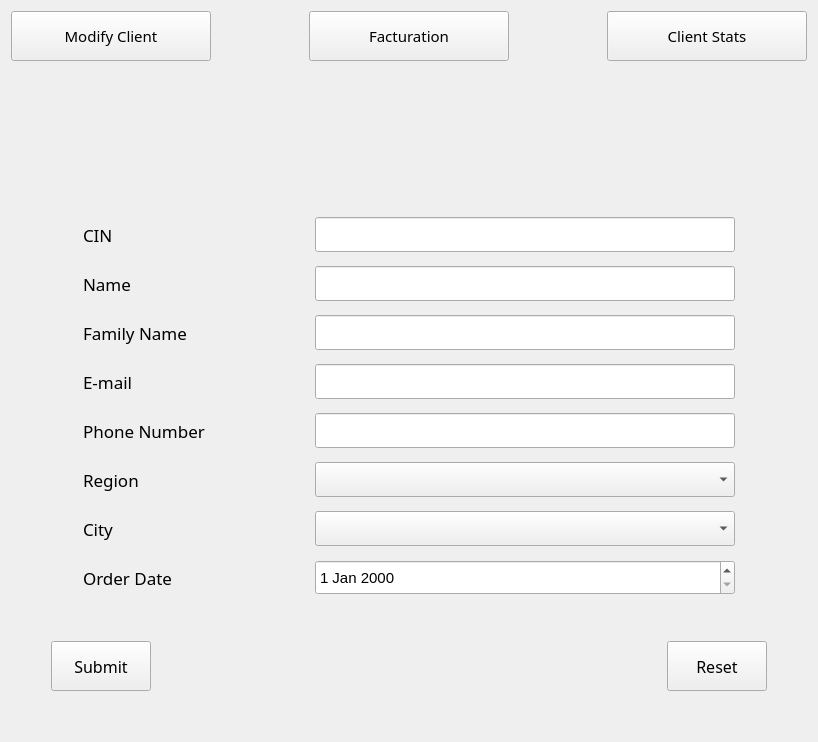
             <widget class="QWidget" name="add_client">
              <layout class="QGridLayout" name="gridLayout_31">
               <item row="0" column="0">
                <layout class="QGridLayout" name="gridLayout_30">
                 <item row="2" column="0">
                  <layout class="QGridLayout" name="gridLayout_29">
                   <item row="0" column="0">
                    <spacer name="horizontalSpacer_41">
                     <property name="orientation">
                      <enum>Qt::Horizontal</enum>
                     </property>
                     <property name="sizeHint" stdset="0">
                      <size>
                       <width>40</width>
                       <height>20</height>
                      </size>
                     </property>
                    </spacer>
                   </item>
                   <item row="0" column="1">
                    <layout class="QGridLayout" name="gridLayout_28">
                     <item row="0" column="0" colspan="5">
                      <layout class="QFormLayout" name="formLayout_2">
                       <property name="horizontalSpacing">
                        <number>32</number>
                       </property>
                       <property name="verticalSpacing">
                        <number>14</number>
                       </property>
                       <property name="leftMargin">
                        <number>32</number>
                       </property>
                       <property name="rightMargin">
                        <number>32</number>
                       </property>
                       <item row="0" column="0">
                        <widget class="QLabel" name="label_33">
                         <property name="minimumSize">
                          <size>
                           <width>200</width>
                           <height>35</height>
                          </size>
                         </property>
                         <property name="maximumSize">
                          <size>
                           <width>200</width>
                           <height>35</height>
                          </size>
                         </property>
                         <property name="font">
                          <font>
                           <family>Sitka Text</family>
                           <pointsize>13</pointsize>
                          </font>
                         </property>
                         <property name="text">
                          <string>CIN</string>
                         </property>
                        </widget>
                       </item>
                       <item row="0" column="1">
                        <widget class="QLineEdit" name="lineEdit_cin">
                         <property name="minimumSize">
                          <size>
                           <width>420</width>
                           <height>35</height>
                          </size>
                         </property>
                         <property name="maximumSize">
                          <size>
                           <width>420</width>
                           <height>35</height>
                          </size>
                         </property>
                         <property name="font">
                          <font>
                           <family>Arial</family>
                           <pointsize>11</pointsize>
                          </font>
                         </property>
                        </widget>
                       </item>
                       <item row="1" column="0">
                        <widget class="QLabel" name="label_34">
                         <property name="minimumSize">
                          <size>
                           <width>200</width>
                           <height>35</height>
                          </size>
                         </property>
                         <property name="maximumSize">
                          <size>
                           <width>200</width>
                           <height>35</height>
                          </size>
                         </property>
                         <property name="font">
                          <font>
                           <family>Sitka Text</family>
                           <pointsize>13</pointsize>
                          </font>
                         </property>
                         <property name="text">
                          <string>Name</string>
                         </property>
                        </widget>
                       </item>
                       <item row="1" column="1">
                        <widget class="QLineEdit" name="lineEdit_nom">
                         <property name="minimumSize">
                          <size>
                           <width>420</width>
                           <height>35</height>
                          </size>
                         </property>
                         <property name="maximumSize">
                          <size>
                           <width>420</width>
                           <height>35</height>
                          </size>
                         </property>
                         <property name="font">
                          <font>
                           <family>Arial</family>
                           <pointsize>11</pointsize>
                          </font>
                         </property>
                        </widget>
                       </item>
                       <item row="2" column="0">
                        <widget class="QLabel" name="label_35">
                         <property name="minimumSize">
                          <size>
                           <width>200</width>
                           <height>35</height>
                          </size>
                         </property>
                         <property name="maximumSize">
                          <size>
                           <width>200</width>
                           <height>35</height>
                          </size>
                         </property>
                         <property name="font">
                          <font>
                           <family>Sitka Text</family>
                           <pointsize>13</pointsize>
                          </font>
                         </property>
                         <property name="text">
                          <string>Family Name</string>
                         </property>
                        </widget>
                       </item>
                       <item row="2" column="1">
                        <widget class="QLineEdit" name="lineEdit_prenom">
                         <property name="minimumSize">
                          <size>
                           <width>420</width>
                           <height>35</height>
                          </size>
                         </property>
                         <property name="maximumSize">
                          <size>
                           <width>420</width>
                           <height>35</height>
                          </size>
                         </property>
                         <property name="font">
                          <font>
                           <family>Arial</family>
                           <pointsize>11</pointsize>
                          </font>
                         </property>
                        </widget>
                       </item>
                       <item row="3" column="0">
                        <widget class="QLabel" name="label_36">
                         <property name="minimumSize">
                          <size>
                           <width>200</width>
                           <height>35</height>
                          </size>
                         </property>
                         <property name="maximumSize">
                          <size>
                           <width>200</width>
                           <height>35</height>
                          </size>
                         </property>
                         <property name="font">
                          <font>
                           <family>Sitka Text</family>
                           <pointsize>13</pointsize>
                          </font>
                         </property>
                         <property name="text">
                          <string>E-mail</string>
                         </property>
                        </widget>
                       </item>
                       <item row="3" column="1">
                        <widget class="QLineEdit" name="lineEdit_email">
                         <property name="minimumSize">
                          <size>
                           <width>420</width>
                           <height>35</height>
                          </size>
                         </property>
                         <property name="maximumSize">
                          <size>
                           <width>420</width>
                           <height>35</height>
                          </size>
                         </property>
                         <property name="font">
                          <font>
                           <family>Arial</family>
                           <pointsize>11</pointsize>
                          </font>
                         </property>
                        </widget>
                       </item>
                       <item row="4" column="0">
                        <widget class="QLabel" name="label_37">
                         <property name="minimumSize">
                          <size>
                           <width>200</width>
                           <height>35</height>
                          </size>
                         </property>
                         <property name="maximumSize">
                          <size>
                           <width>200</width>
                           <height>35</height>
                          </size>
                         </property>
                         <property name="font">
                          <font>
                           <family>Sitka Text</family>
                           <pointsize>13</pointsize>
                          </font>
                         </property>
                         <property name="text">
                          <string>Phone Number</string>
                         </property>
                        </widget>
                       </item>
                       <item row="4" column="1">
                        <widget class="QLineEdit" name="lineEdit_phone">
                         <property name="minimumSize">
                          <size>
                           <width>420</width>
                           <height>35</height>
                          </size>
                         </property>
                         <property name="maximumSize">
                          <size>
                           <width>420</width>
                           <height>35</height>
                          </size>
                         </property>
                         <property name="font">
                          <font>
                           <family>Arial</family>
                           <pointsize>11</pointsize>
                          </font>
                         </property>
                        </widget>
                       </item>
                       <item row="5" column="0">
                        <widget class="QLabel" name="label_38">
                         <property name="minimumSize">
                          <size>
                           <width>200</width>
                           <height>35</height>
                          </size>
                         </property>
                         <property name="maximumSize">
                          <size>
                           <width>200</width>
                           <height>35</height>
                          </size>
                         </property>
                         <property name="font">
                          <font>
                           <family>Sitka Text</family>
                           <pointsize>13</pointsize>
                          </font>
                         </property>
                         <property name="text">
                          <string>Region</string>
                         </property>
                        </widget>
                       </item>
                       <item row="5" column="1">
                        <widget class="QComboBox" name="comboBox_region">
                         <property name="minimumSize">
                          <size>
                           <width>420</width>
                           <height>35</height>
                          </size>
                         </property>
                         <property name="maximumSize">
                          <size>
                           <width>420</width>
                           <height>35</height>
                          </size>
                         </property>
                         <property name="font">
                          <font>
                           <family>Arial</family>
                           <pointsize>11</pointsize>
                          </font>
                         </property>
                         <property name="cursor">
                          <cursorShape>PointingHandCursor</cursorShape>
                         </property>
                        </widget>
                       </item>
                       <item row="6" column="0">
                        <widget class="QLabel" name="label_39">
                         <property name="minimumSize">
                          <size>
                           <width>200</width>
                           <height>35</height>
                          </size>
                         </property>
                         <property name="maximumSize">
                          <size>
                           <width>200</width>
                           <height>35</height>
                          </size>
                         </property>
                         <property name="font">
                          <font>
                           <family>Sitka Text</family>
                           <pointsize>13</pointsize>
                          </font>
                         </property>
                         <property name="text">
                          <string>City</string>
                         </property>
                        </widget>
                       </item>
                       <item row="6" column="1">
                        <widget class="QComboBox" name="comboBox_ville">
                         <property name="minimumSize">
                          <size>
                           <width>420</width>
                           <height>35</height>
                          </size>
                         </property>
                         <property name="maximumSize">
                          <size>
                           <width>420</width>
                           <height>35</height>
                          </size>
                         </property>
                         <property name="font">
                          <font>
                           <family>Arial</family>
                           <pointsize>11</pointsize>
                          </font>
                         </property>
                         <property name="cursor">
                          <cursorShape>PointingHandCursor</cursorShape>
                         </property>
                        </widget>
                       </item>
                       <item row="7" column="0">
                        <widget class="QLabel" name="label_40">
                         <property name="minimumSize">
                          <size>
                           <width>200</width>
                           <height>35</height>
                          </size>
                         </property>
                         <property name="maximumSize">
                          <size>
                           <width>200</width>
                           <height>35</height>
                          </size>
                         </property>
                         <property name="font">
                          <font>
                           <family>Sitka Text</family>
                           <pointsize>13</pointsize>
                          </font>
                         </property>
                         <property name="text">
                          <string>Order Date</string>
                         </property>
                        </widget>
                       </item>
                       <item row="7" column="1">
                        <widget class="QDateEdit" name="dateEdit_client">
                         <property name="minimumSize">
                          <size>
                           <width>420</width>
                           <height>35</height>
                          </size>
                         </property>
                         <property name="maximumSize">
                          <size>
                           <width>420</width>
                           <height>35</height>
                          </size>
                         </property>
                         <property name="font">
                          <font>
                           <family>Arial</family>
                           <pointsize>11</pointsize>
                          </font>
                         </property>
                         <property name="cursor">
                          <cursorShape>PointingHandCursor</cursorShape>
                         </property>
                        </widget>
                       </item>
                      </layout>
                     </item>
                     <item row="1" column="0">
                      <spacer name="verticalSpacer_21">
                       <property name="orientation">
                        <enum>Qt::Vertical</enum>
                       </property>
                       <property name="sizeHint" stdset="0">
                        <size>
                         <width>20</width>
                         <height>40</height>
                        </size>
                       </property>
                      </spacer>
                     </item>
                     <item row="1" column="2">
                      <spacer name="verticalSpacer_22">
                       <property name="orientation">
                        <enum>Qt::Vertical</enum>
                       </property>
                       <property name="sizeHint" stdset="0">
                        <size>
                         <width>20</width>
                         <height>40</height>
                        </size>
                       </property>
                      </spacer>
                     </item>
                     <item row="1" column="4">
                      <spacer name="verticalSpacer_23">
                       <property name="orientation">
                        <enum>Qt::Vertical</enum>
                       </property>
                       <property name="sizeHint" stdset="0">
                        <size>
                         <width>20</width>
                         <height>40</height>
                        </size>
                       </property>
                      </spacer>
                     </item>
                     <item row="2" column="0">
                      <widget class="QPushButton" name="pushButton_submit_client">
                       <property name="minimumSize">
                        <size>
                         <width>100</width>
                         <height>50</height>
                        </size>
                       </property>
                       <property name="maximumSize">
                        <size>
                         <width>100</width>
                         <height>50</height>
                        </size>
                       </property>
                       <property name="font">
                        <font>
                         <family>Arial Rounded MT Bold</family>
                         <pointsize>12</pointsize>
                        </font>
                       </property>
                       <property name="text">
                        <string>Submit</string>
                       </property>
                      </widget>
                     </item>
                     <item row="2" column="1">
                      <spacer name="horizontalSpacer_37">
                       <property name="orientation">
                        <enum>Qt::Horizontal</enum>
                       </property>
                       <property name="sizeHint" stdset="0">
                        <size>
                         <width>25</width>
                         <height>20</height>
                        </size>
                       </property>
                      </spacer>
                     </item>
                     <item row="2" column="2">
                      <widget class="QLabel" name="label_41">
                       <property name="minimumSize">
                        <size>
                         <width>365</width>
                         <height>50</height>
                        </size>
                       </property>
                       <property name="maximumSize">
                        <size>
                         <width>365</width>
                         <height>50</height>
                        </size>
                       </property>
                       <property name="font">
                        <font>
                         <family>Cascadia Code</family>
                         <pointsize>10</pointsize>
                        </font>
                       </property>
                       <property name="text">
                        <string/>
                       </property>
                      </widget>
                     </item>
                     <item row="2" column="3">
                      <spacer name="horizontalSpacer_38">
                       <property name="orientation">
                        <enum>Qt::Horizontal</enum>
                       </property>
                       <property name="sizeHint" stdset="0">
                        <size>
                         <width>25</width>
                         <height>20</height>
                        </size>
                       </property>
                      </spacer>
                     </item>
                     <item row="2" column="4">
                      <widget class="QPushButton" name="pushButton_reset_client">
                       <property name="minimumSize">
                        <size>
                         <width>100</width>
                         <height>50</height>
                        </size>
                       </property>
                       <property name="maximumSize">
                        <size>
                         <width>100</width>
                         <height>50</height>
                        </size>
                       </property>
                       <property name="font">
                        <font>
                         <family>Arial Rounded MT Bold</family>
                         <pointsize>12</pointsize>
                        </font>
                       </property>
                       <property name="text">
                        <string>Reset</string>
                       </property>
                      </widget>
                     </item>
                    </layout>
                   </item>
                   <item row="0" column="2">
                    <spacer name="horizontalSpacer_42">
                     <property name="orientation">
                      <enum>Qt::Horizontal</enum>
                     </property>
                     <property name="sizeHint" stdset="0">
                      <size>
                       <width>40</width>
                       <height>20</height>
                      </size>
                     </property>
                    </spacer>
                   </item>
                   <item row="1" column="1">
                    <spacer name="verticalSpacer_24">
                     <property name="orientation">
                      <enum>Qt::Vertical</enum>
                     </property>
                     <property name="sizeHint" stdset="0">
                      <size>
                       <width>20</width>
                       <height>40</height>
                      </size>
                     </property>
                    </spacer>
                   </item>
                  </layout>
                 </item>
                 <item row="0" column="0">
                  <layout class="QHBoxLayout" name="horizontalLayout_7">
                   <item>
                    <widget class="QPushButton" name="add_modify_client">
                     <property name="minimumSize">
                      <size>
                       <width>200</width>
                       <height>50</height>
                      </size>
                     </property>
                     <property name="maximumSize">
                      <size>
                       <width>200</width>
                       <height>50</height>
                      </size>
                     </property>
                     <property name="font">
                      <font>
                       <family>Microsoft YaHei</family>
                       <pointsize>11</pointsize>
                      </font>
                     </property>
                     <property name="cursor">
                      <cursorShape>PointingHandCursor</cursorShape>
                     </property>
                     <property name="text">
                      <string>Modify Client</string>
                     </property>
                    </widget>
                   </item>
                   <item>
                    <spacer name="horizontalSpacer_39">
                     <property name="orientation">
                      <enum>Qt::Horizontal</enum>
                     </property>
                     <property name="sizeHint" stdset="0">
                      <size>
                       <width>40</width>
                       <height>20</height>
                      </size>
                     </property>
                    </spacer>
                   </item>
                   <item>
                    <widget class="QPushButton" name="add_facturation_client">
                     <property name="minimumSize">
                      <size>
                       <width>200</width>
                       <height>50</height>
                      </size>
                     </property>
                     <property name="maximumSize">
                      <size>
                       <width>200</width>
                       <height>50</height>
                      </size>
                     </property>
                     <property name="font">
                      <font>
                       <family>Microsoft YaHei</family>
                       <pointsize>11</pointsize>
                      </font>
                     </property>
                     <property name="cursor">
                      <cursorShape>PointingHandCursor</cursorShape>
                     </property>
                     <property name="text">
                      <string>Facturation</string>
                     </property>
                    </widget>
                   </item>
                   <item>
                    <spacer name="horizontalSpacer_40">
                     <property name="orientation">
                      <enum>Qt::Horizontal</enum>
                     </property>
                     <property name="sizeHint" stdset="0">
                      <size>
                       <width>40</width>
                       <height>20</height>
                      </size>
                     </property>
                    </spacer>
                   </item>
                   <item>
                    <widget class="QPushButton" name="add_stats_client">
                     <property name="minimumSize">
                      <size>
                       <width>200</width>
                       <height>50</height>
                      </size>
                     </property>
                     <property name="maximumSize">
                      <size>
                       <width>200</width>
                       <height>50</height>
                      </size>
                     </property>
                     <property name="font">
                      <font>
                       <family>Microsoft YaHei</family>
                       <pointsize>11</pointsize>
                      </font>
                     </property>
                     <property name="cursor">
                      <cursorShape>PointingHandCursor</cursorShape>
                     </property>
                     <property name="text">
                      <string>Client Stats</string>
                     </property>
                    </widget>
                   </item>
                  </layout>
                 </item>
                 <item row="1" column="0">
                  <spacer name="verticalSpacer_25">
                   <property name="orientation">
                    <enum>Qt::Vertical</enum>
                   </property>
                   <property name="sizeType">
                    <enum>QSizePolicy::Minimum</enum>
                   </property>
                   <property name="sizeHint" stdset="0">
                    <size>
                     <width>40</width>
                     <height>150</height>
                    </size>
                   </property>
                  </spacer>
                 </item>
                </layout>
               </item>
              </layout>
             </widget>
